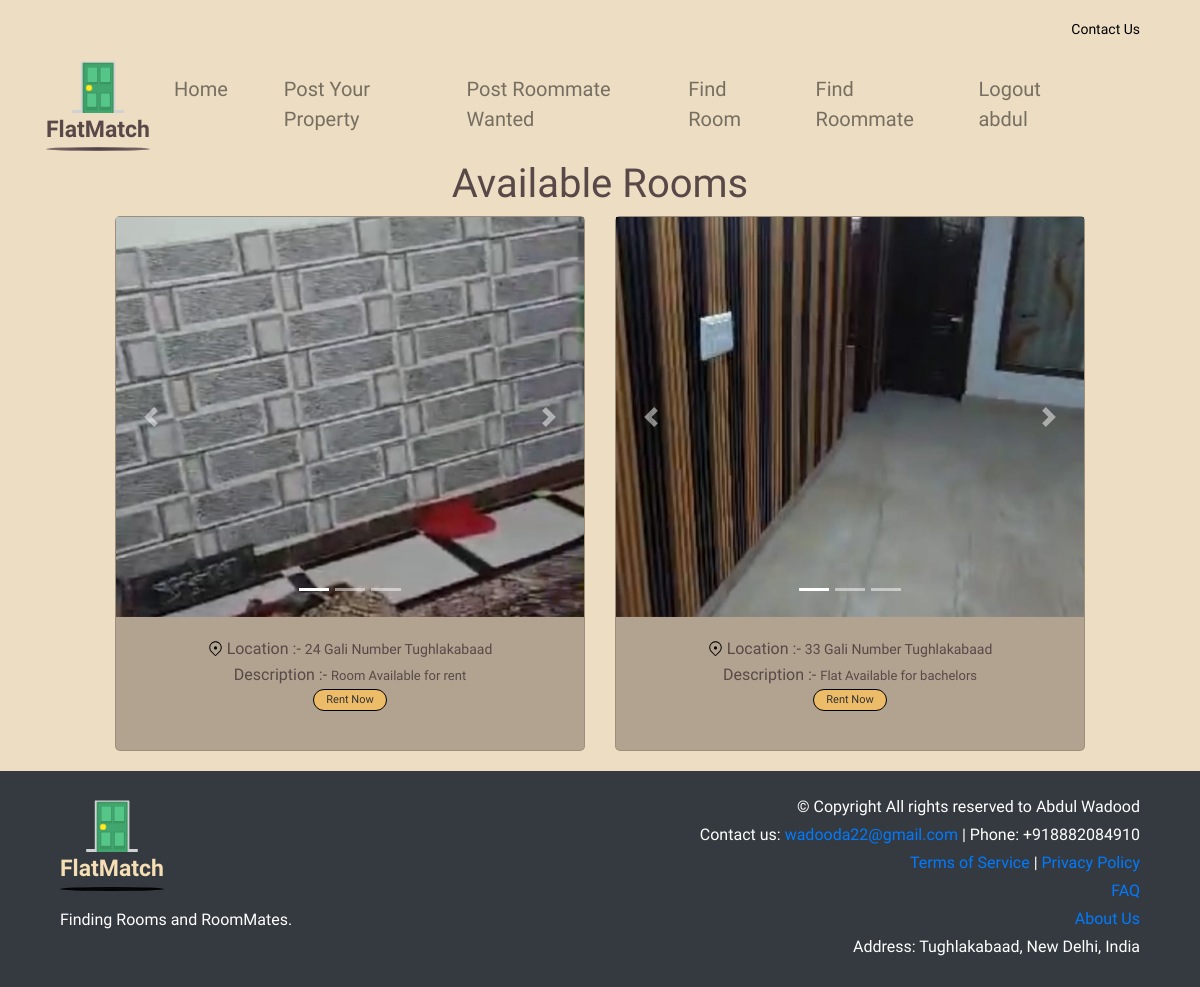
The app's page /room?id=all (signed in) with its own data.
### tables this page shows
CREATE TABLE Room (
                 id INTEGER PRIMARY KEY,
                 address TEXT,
                 description TEXT,
                 latitude REAL,
                 longitude REAL,
                images TEXT,
              contact TEXT
                 );

### app.py (the view, shortened to what this page needs)
@app.route('/room', methods=['GET', 'POST'])
def get_rooms():
    conn = sqlite3.connect('dummy.db')
    c = conn.cursor()
    room_id = request.args.get('id')
    print(room_id)
    if 'username' in session:
        username = session['username']
        print("username=",username)
        if room_id == 'all':
            c.execute("SELECT * FROM Room")
            rooms = c.fetchall()
            print(rooms)
            room_data = []
            for room in rooms:
                images = room[5].split(', ') if room[5] else []
                room_data.append({'room': room, 'images': images})
            return render_template('room.html', room_data=room_data, username=username)
    else:
        flash('You Need to login First,and Please try again.', 'error')
        return redirect(url_for('login'))

### templates/room.html (shortened to what this page needs)
{% extends "base.html" %}
{% block content %}
<div class="onedata">
    <h1 class="text-center">Available Rooms</h1>
    <div class="row">
        {% for data in room_data %}
        <div class="col-md-5" style="margin-bottom: 10px;">
            <div class="card" style="text-align: center; border-radius: 5px; background-color: var(--color-darkgray);">
                <div id="demo{{ data['room'][0] }}" class="carousel slide" data-ride="carousel">
                    <ul class="carousel-indicators">
                        {% for image in data['images'] %}
                        <li data-target="#demo{{ data['room'][0] }}" data-slide-to="{{ loop.index0 }}" {% if loop.first
                            %}class="active" {% endif %}></li>
                        {% endfor %}
                    </ul>
                    <div class="carousel-inner">
                        {% for image in data['images'] %}
                        <div class="carousel-item {% if loop.first %}active{% endif %}">
                            <img src="{{ url_for('static', filename='uploads/' + image) }}" alt="Image"
                                style="object-fit: cover; width: 100%; height: 50vh;">
                        </div>
                        {% endfor %}
                    </div>
                    <a class="carousel-control-prev" href="#demo{{ data['room'][0] }}" data-slide="prev">
                        <span class="carousel-control-prev-icon"></span>
                    </a>
                    <a class="carousel-control-next" href="#demo{{ data['room'][0] }}" data-slide="next">
                        <span class="carousel-control-next-icon"></span>
                    </a>
                </div>
                <div class="card-body">
                    <div style="display: block;">
                        <img src="/static/location.svg" style="vertical-align: top; margin-top: 4px; width: 15px;"
                            alt="">
                        <p class="card-text"
                            style="display: inline; vertical-align: top; font-family: var(--font-kodchasan);">Location
                            :-
                        </p>
                        <p class="card-text"
                            style="display: inline-block; max-width: 62%; text-overflow: ellipsis; text-align: left; font-size: 14px; font-family: var(--font-kufam);">
                            {{ data['room'][1] }}</p>
                    </div>
                    <div style="display: block; margin-top: 2px;">
                        <p class="card-text"
                            style="display: inline; vertical-align: top; font-family: var(--font-kodchasan);">
                            Description :-
                        </p>
                        <p class="card-text"
                            style="display: inline-block; max-width: 65%; text-overflow: ellipsis;text-align: left; font-size: 13px;">
                            {{ data['room'][2] }}</p>
                    </div>
                    <a href="/room?id={{ data['room'][0] }}" class="btn btn-primary rounded-pill customised-btn"
                        style="font-size: 11px;">Rent Now</a>
                </div>
            </div>
        </div>
        {% endfor %}
    </div>
</div>
{% endblock %}

### static/style.css (style rules this page uses)
body { font-family: Arial, sans-serif; margin: 0; padding: 0; font-size: var(--font-size-lgi); color: var(--color-dimgray); font-family: var(--font-marko-one); background-color: rgba(228, 205, 165, 0.66); }
:root { --font-marko-one: "Marko One"; --font-kufam: Kufam; --font-kodchasan: Kodchasan; --font-kantumruy: Kantumruy; --font-kadwa: Kadwa; --font-marcellus-sc: "Marcellus SC"; --color-white: #fff; --color-sandybrown: #edbc69; --color-dimgray: #584848; --color-red: #ff1010; --color-gray: rgba(255, 253, 253, 0); --color-darkgray: #b2a390; --color-gainsboro: #d9d9d9; }
.row { justify-content: center; margin-right: 0px; margin-left: 0px; }
.card { flex-wrap: wrap; align-items: normal; }
.card-text:last-child { justify-content: center; display: flex; }
.carousel-inner img { width: 100%; height: 100%; }
.customised-btn { border-radius: 80%; text-align: center; font-family: var(--font-marko-one); background-color: var(--color-sandybrown); padding: 2px 0.75rem; font-size: 15px; color: #333; border-color: #000000; }

### records on screen
Room: address "24 Gali Number Tughlakabaad", description "Room Available for rent"
Room: address "33 Gali Number Tughlakabaad", description "Flat Available for bachelors"

### other values on screen
{{ username }} "abdul"
